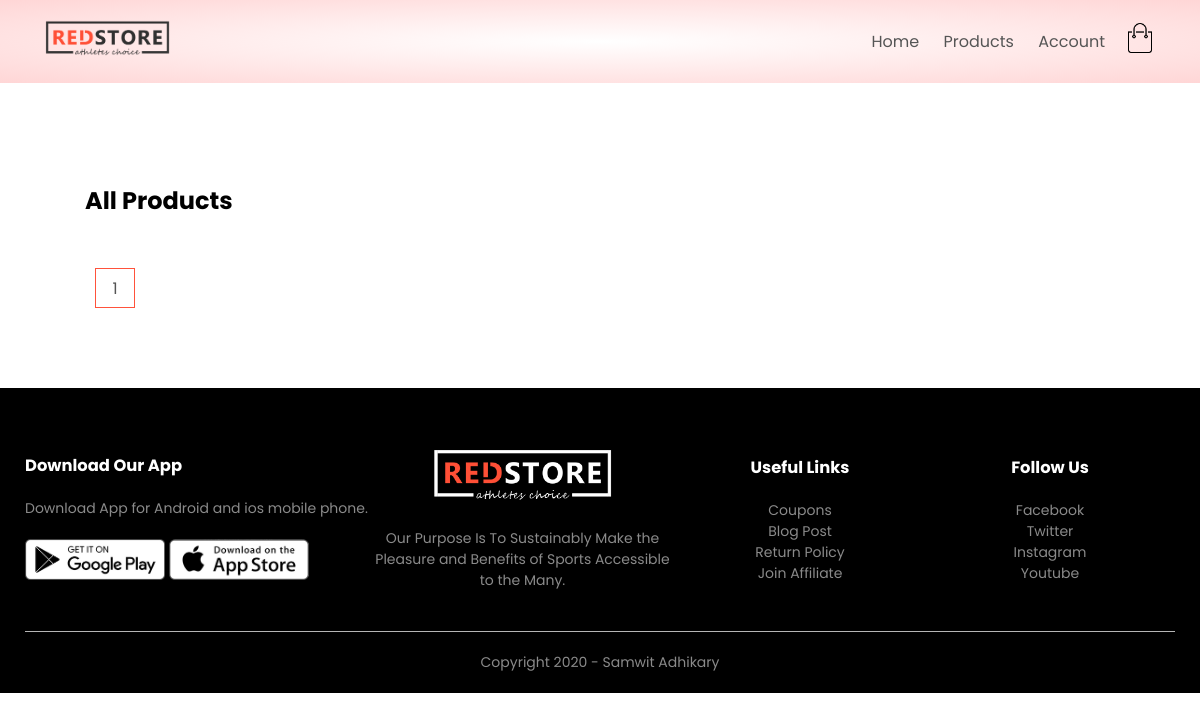
/list, run on an earlier commit of the app's database.
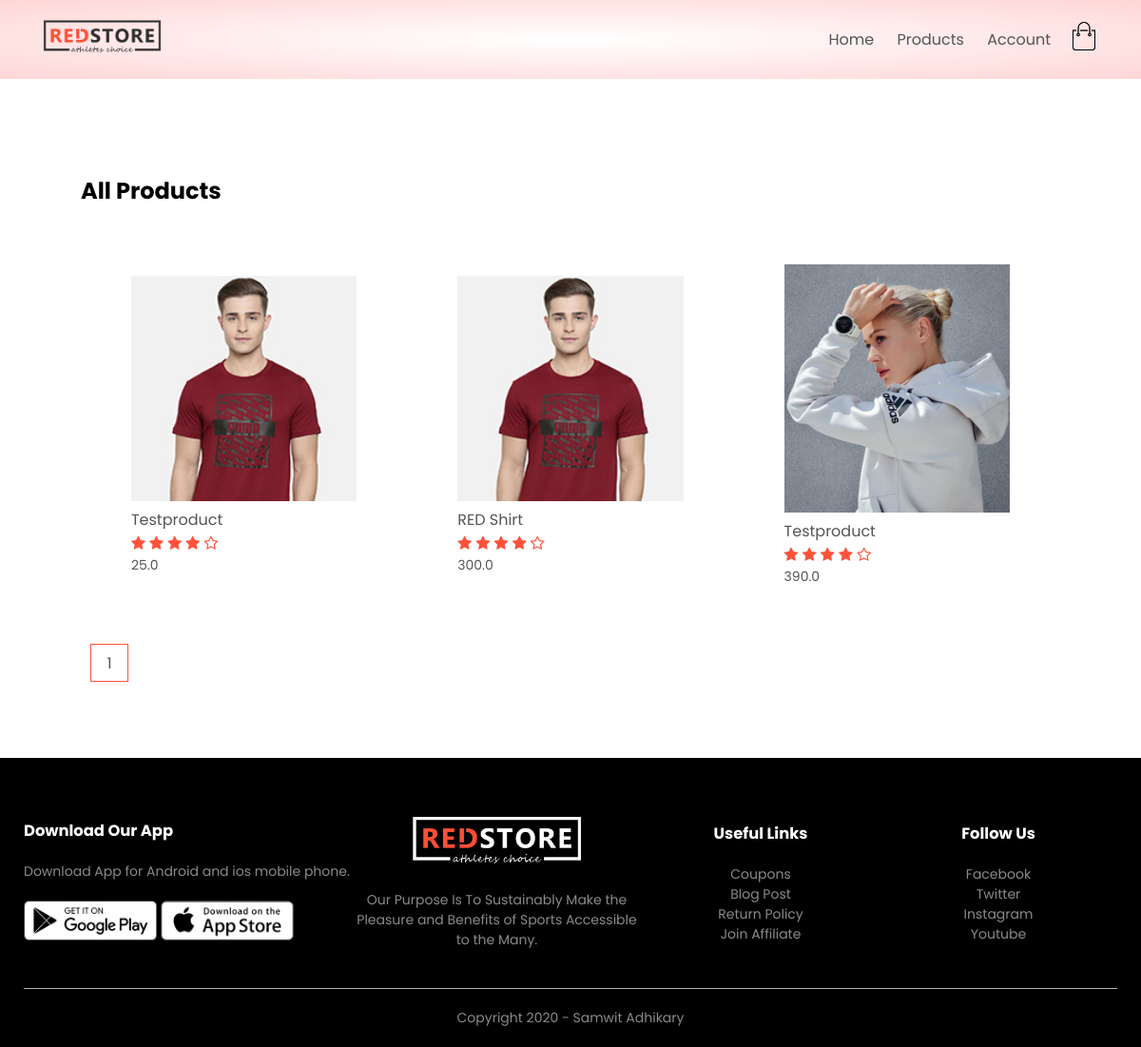
And on a later commit of the database.
### products/models.py (models this page shows)
class Product(models.Model):
    LIVE=1
    DELETE=0
    DELETE_CHOICES=((LIVE,'Live'),(DELETE,'Delete'))
    title=models.CharField(max_length=200)
    price=models.FloatField()
    description=models.TextField()
    image=models.ImageField(upload_to='media/')
    priority=models.IntegerField(default=0)
    delete_status=models.IntegerField(choices=DELETE_CHOICES,default=LIVE)
    created_at=models.DateTimeField(auto_now_add=True)
    updated_at=models.DateTimeField(auto_now=True)

### products/views.py (the view)
# urls.py: path('list',views.list_products,name='list'),
def list_products(request):
    page=1
    if request.GET:
        page=request.GET.get('page',1)
    product_list=Product.objects.all()
    product_paginator=Paginator(product_list,4)
    product_list=product_paginator.get_page(page)
    context={'products':product_list}
    return render(request,'products_layout.html',context)

### products/templatetags/chunks.py (called while the page is built)
@register.filter(name='chunks')
def chunks(list_data,chunk_size):
    chunk=[]
    i=0
    for data in list_data:
        chunk.append(data)
        i=i+1
        if i==chunk_size:
            yield chunk
            i=0
            chunk=[]
    if chunk:
       yield chunk

### templates/products_layout.html
{% extends 'blank_layout.html' %}
{% block content %}
{% include 'products_list.html' %}
{% endblock content %}

### templates/blank_layout.html (shortened to what this page needs)
{% load static %}
<!DOCTYPE html>
<html lang="en">
<head>
    <link rel="stylesheet" href="{% static 'css/style.css' %}">
    <link rel="stylesheet" href="https://stackpath.bootstrapcdn.com/font-awesome/4.7.0/css/font-awesome.min.css">
</head>
<body>
    <div class="header">
        <div class="container">
            {% include 'menu.html' %}
        </div>
    </div>
    {% block content %}{% endblock content %}
    <div class="footer">
        <div class="container">
            <div class="row">
                <div class="footer-col-1">
                    <h3>Download Our App</h3>
                    <p>Download App for Android and ios mobile phone.</p>
                    <div class="app-logo">
                        <img src="{% static 'images/play-store.png' %}">
                        <img src="{% static 'images/app-store.png' %}">
                    </div>
                </div>
                <div class="footer-col-2">
                    <img src="{% static 'images/logo-white.png' %}">
                    <p>Our Purpose Is To Sustainably Make the Pleasure and Benefits of Sports Accessible to the Many.
                    </p>
                </div>
                <div class="footer-col-3">
                    <h3>Useful Links</h3>
                    <ul>
                        <li>Coupons</li>
                        <li>Blog Post</li>
                        <li>Return Policy</li>
                        <li>Join Affiliate</li>
                    </ul>
                </div>
                <div class="footer-col-4">
                    <h3>Follow Us</h3>
                    <ul>
                        <li>Facebook</li>
                        <li>Twitter</li>
                        <li>Instagram</li>
                        <li>Youtube</li>
                    </ul>
                </div>
            </div>
            <hr>
            <p class="copyright">Copyright 2020 - Samwit Adhikary</p>
        </div>
    </div>
</body>
</html>

### templates/menu.html (shortened to what this page needs)
{% load static %}
<div class="navbar">
    <div class="logo">
        <a href="index.html"><img src="{% static 'images/logo.png' %}" alt="logo" width="125px"></a>
    </div>
    <nav>
        <ul id="MenuItems">
            <li><a href="{% url 'home' %}">Home</a></li>
            <li><a href="{% url 'list' %}">Products</a></li>
            <li><a href="{% url 'account' %}">Account</a></li>
        </ul>
    </nav>
    <a href="{% url 'cart' %}"><img src="{% static 'images/cart.png' %}" width="30px" height="30px"></a>
</div>

### templates/banner_layout.html (shortened to what this page needs)
{% load static %}

### templates/products_list.html (shortened to what this page needs)
{% load static %}
{% load chunks %}
<div class="small-container">
    <div class="row row-2">
        <h2>All Products</h2>
    </div>
    {% for product_chunks in products|chunks:4 %}
    <div class="row">
        {% for product in product_chunks %}
        <div class="col-4">
             <a href="{% url 'detail' product.id   %}"><img src="{{ product.image.url }}"></a>
            <h4>{{ product.title}}</h4>
            <div class="rating">
                <i class="fa fa-star"></i>
                <i class="fa fa-star"></i>
                <i class="fa fa-star"></i>
                <i class="fa fa-star"></i>
                <i class="fa fa-star-o"></i>
            </div>
            <p>{{ product.price }}</p>
        </div>
        {% endfor%}
    </div>
  {% endfor %}
    <div class="page-btn">
        {% for i in products.paginator.page_range %}
        <a href="?page={{i}}"><span>{{i}}</span></a>
        {% endfor %}
    </div>
</div>

### static/css/style.css (style rules this page uses)
* { margin: 0; padding: 0; box-sizing: border-box; }
body { font-family: 'Poppins', sans-serif; }
.navbar { display: flex; align-items: center; padding: 20px; }
nav { flex: 1; text-align: right; }
nav ul { display: inline-block; list-style-type: none; }
nav ul li { display: inline-block; margin-right: 20px; }
a { text-decoration: none; color: #555; }
p { color: #555; }
.container { max-width: 1300px; margin: auto; padding-left: 25px; padding-right: 25px; }
.row { display: flex; align-items: center; flex-wrap: wrap; justify-content: space-around; }
.header { background: radial-gradient(#fff,#ffd6d6); }
.small-container { max-width: 1080px; margin: auto; padding-left: 25px; padding-right: 25px; }
.col-4 { flex-basis: 25%; padding: 10px; min-width: 200px; margin-bottom: 50px; transition: transform 0.5s; }
.col-4 img { width: 100%; }
h4 { color: #555; font-weight: normal; }
.col-4 p { font-size: 14px; }
.rating .fa { color: #ff523b; }
.footer { background: black; color: #8a8a8a; font-size: 14px; padding: 60px 0 20px; }
.footer p { color: #8a8a8a; }
.footer h3 { color: #fff; margin-bottom: 20px; }
.footer-col-1, .footer-col-2, .footer-col-3, .footer-col-4 { min-width: 250px; margin-bottom: 20px; }
.footer-col-1 { flex-basis: 30%; }
.footer-col-2 { flex: 1; text-align: center; }
.footer-col-2 img { width: 180px; margin-bottom: 20px; }
.footer-col-3, .footer-col-4 { flex-basis: 12%; text-align: center; }
ul { list-style-type: none; }
.app-logo { margin-top: 20px; }
.app-logo img { width: 140px; }
.footer hr { border: none; background: #b5b5b5; height: 1px; margin: 20px 0; }
.copyright { text-align: center; }
.row-2 { justify-content: space-between; margin: 100px auto 50px; }
.page-btn { margin: 0 auto 80px; }
.page-btn span { display: inline-block; border: 1px solid #ff523b; margin-left: 10px; width: 40px; height: 40px; text-align: center; line-height: 40px; cursor: pointer; }

What changed in the data, as far as the page shows it:
added Product: image (picture), title "Testproduct", price "25.0"
added Product: image (picture), title "RED Shirt", price "300.0"
added Product: image (picture), title "Testproduct", price "390.0"
